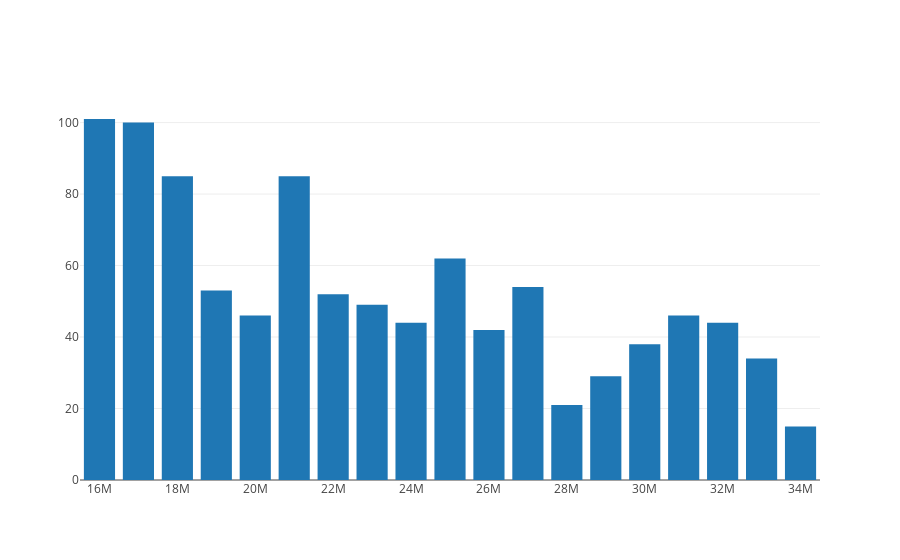

Notebook code cell kept with this figure:
### Markdown cell above
For that we will give use to the [<span style="color:#FF1493"> **histogram** </span>] PyOskar transformation, and after it we will store our transformed dataframe into a Pandas Dataframe in order to plot it later with the default _toPandas()_ PySpark method:
<br>
Usage:
```python
histogram(df[DataFrame], inputCol[str], step[int]=None)
```

### Code cell
import plotly.offline as py
import plotly.figure_factory as ff
import plotly.graph_objs as go
from plotly.offline import get_plotlyjs, init_notebook_mode

pandasHistogramDF = oskar.histogram(df,"start",1000000).toPandas()

init_notebook_mode(connected = True)

data = [go.Bar(x= pandasHistogramDF["start"], y = pandasHistogramDF["count"])]
py.iplot(data)

### Figure 1 — Plotly figure (JSON) as saved in the notebook; plotly's stock layout.template omitted (floating-point values rounded to 4 significant figures)
{"data": [{"type": "bar", "uid": "f89b8c2d-443e-42ca-90b7-b2555e911f9d", "x": [16000000, 17000000, 18000000, 19000000, 20000000, 21000000, 22000000, 23000000, 24000000, 25000000, 26000000, 27000000, 28000000, 29000000, 30000000, 31000000, 32000000, 33000000, 34000000], "y": [101, 100, 85, 53, 46, 85, 52, 49, 44, 62, 42, 54, 21, 29, 38, 46, 44, 34, 15]}], "layout": {"autosize": true, "xaxis": {"autorange": true, "range": [15500000, 34500000], "type": "linear"}, "yaxis": {"autorange": true, "range": [0, 106.3], "type": "linear"}}}
